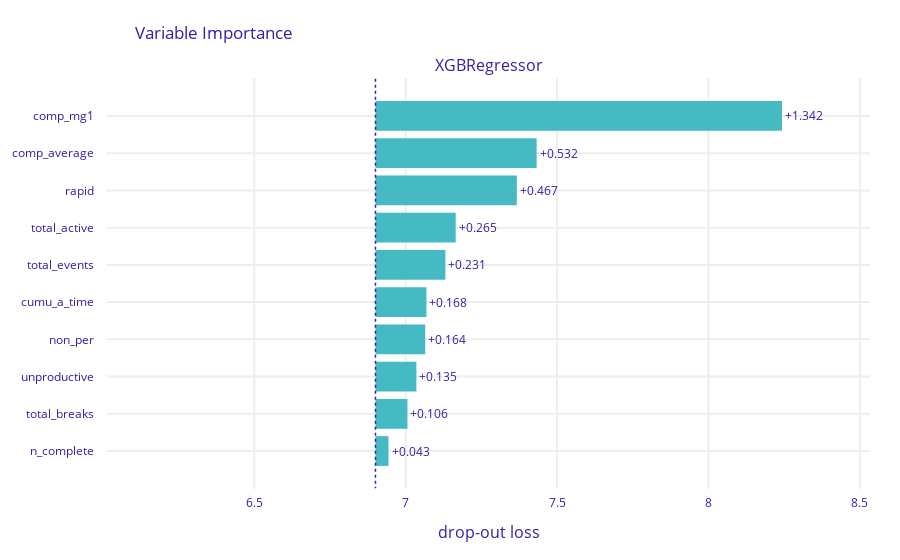
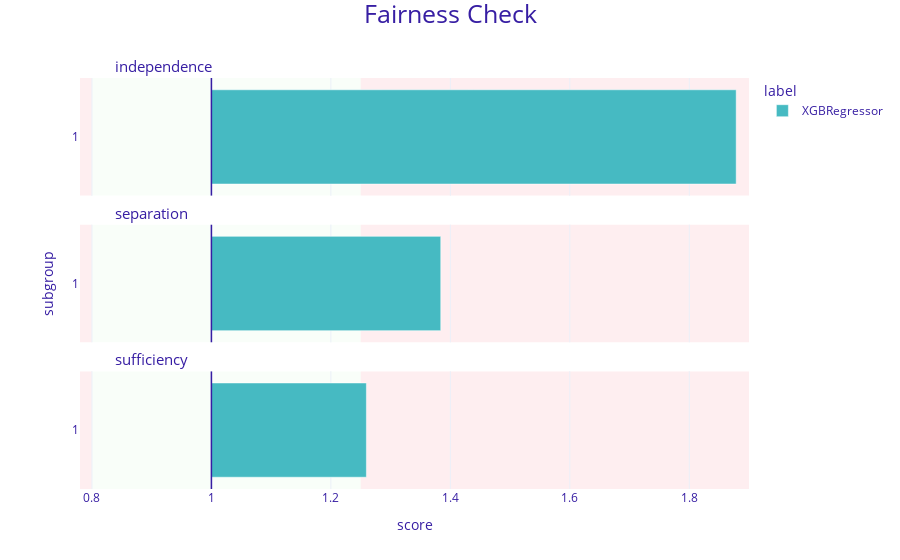
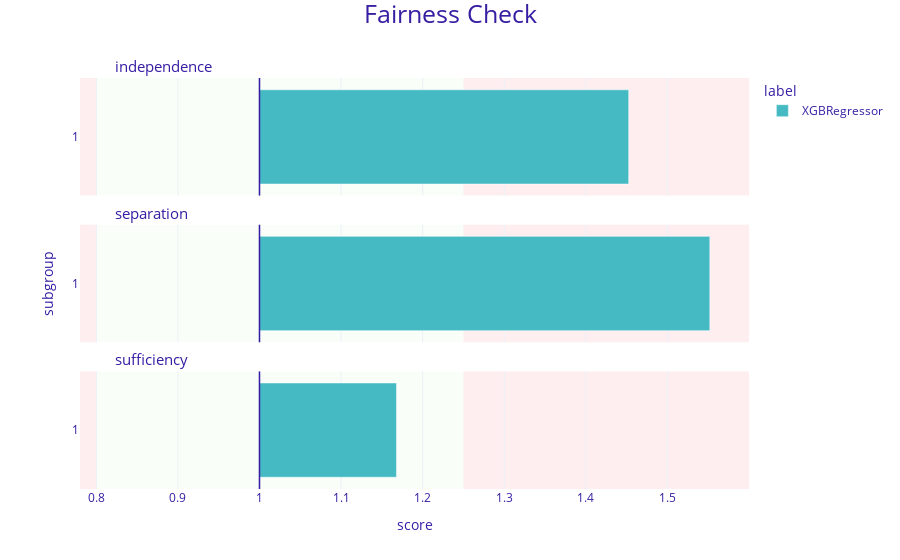
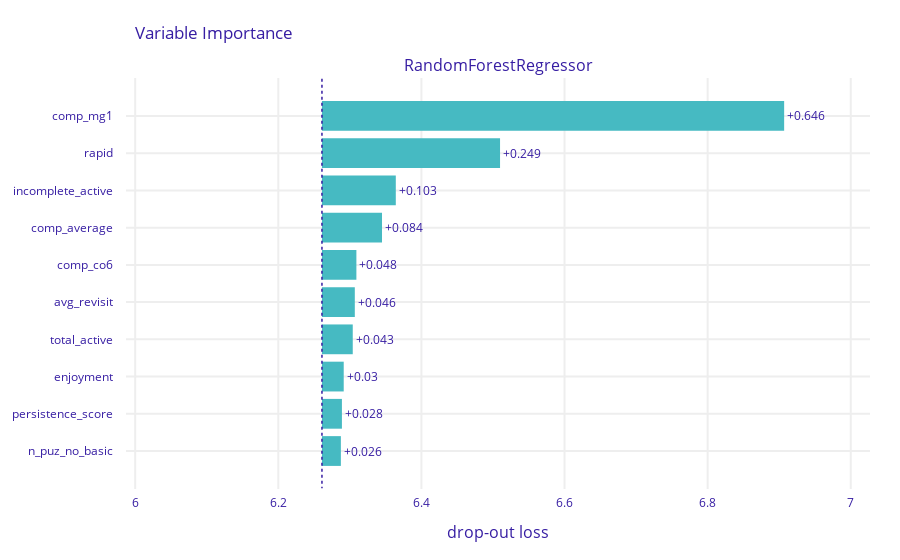

Notebook code for these charts, in order:
### Code cell
# specify the models
label_dict = {
    label: data[data[label] > 0][everything].dropna()
    for label in labels
}

model_dict = {
    "xgb": XGBRegressor(tree_method="hist", random_state=42),
    "rf": RandomForestRegressor(n_estimators=1000, random_state=42)
}

# # setup figure that we'll add all the prediction plots to
# cols = max(len(metadata) + 1, 2)
# rows = max(len(label_dict) * len(model_dict), 2)
# fig, axs = subplots(rows, cols)
# fig.set_size_inches(3.25*cols, 3.1*rows)
# fig.tight_layout(pad=5.0)

# run the models
# i = 0
for L in label_dict:
    for M in model_dict:
        title = f"{L} {M} full"
        display(Markdown(f"---\n\n# {title}"))
        run_regressor(label_dict[L], L, features, protecteds, model_dict[M])
        # i += 1

# # save the plot now that we're done
# fig.savefig(f"output/predictions.png")

### Figure 1 — Plotly figure (JSON) as saved in the notebook; plotly's stock layout.template omitted (floating-point values rounded to 4 significant figures)
{"data": [{"base": 6.9, "hoverinfo": "text", "hoverlabel": {"bgcolor": "rgba(0, 0, 0, 0.8)"}, "hovertext": ["Model: XGBRegressor loss after<br>variable: comp_mg1 is permuted: 8.243<br>Drop-out loss change: +1.342", "Model: XGBRegressor loss after<br>variable: comp_average is permuted: 7.433<br>Drop-out loss change: +0.532", "Model: XGBRegressor loss after<br>variable: rapid is permuted: 7.367<br>Drop-out loss change: +0.467", "Model: XGBRegressor loss after<br>variable: total_active is permuted: 7.165<br>Drop-out loss change: +0.265", "Model: XGBRegressor loss after<br>variable: total_events is permuted: 7.131<br>Drop-out loss change: +0.231", "Model: XGBRegressor loss after<br>variable: cumu_a_time is permuted: 7.069<br>Drop-out loss change: +0.168", "Model: XGBRegressor loss after<br>variable: non_per is permuted: 7.065<br>Drop-out loss change: +0.164", "Model: XGBRegressor loss after<br>variable: unproductive is permuted: 7.036<br>Drop-out loss change: +0.135", "Model: XGBRegressor loss after<br>variable: total_breaks is permuted: 7.006<br>Drop-out loss change: +0.106", "Model: XGBRegressor loss after<br>variable: n_complete is permuted: 6.943<br>Drop-out loss change: +0.043"], "marker": {"color": "#46bac2"}, "orientation": "h", "showlegend": false, "text": ["+1.342", "+0.532", "+0.467", "+0.265", "+0.231", "+0.168", "+0.164", "+0.135", "+0.106", "+0.043"], "textposition": "outside", "type": "bar", "x": [1.342, 0.5323, 0.4669, 0.265, 0.2308, 0.1683, 0.1642, 0.1352, 0.1056, 0.0431], "xaxis": "x", "y": ["comp_mg1", "comp_average", "rapid", "total_active", "total_events", "cumu_a_time", "non_per", "unproductive", "total_breaks", "n_complete"], "yaxis": "y"}], "layout": {"annotations": [{"font": {"size": 16}, "showarrow": false, "text": "XGBRegressor", "x": 0.5, "xanchor": "center", "xref": "paper", "y": 1, "yanchor": "bottom", "yref": "paper"}, {"font": {"size": 16}, "showarrow": false, "text": "drop-out loss", "x": 0.5, "xanchor": "center", "xref": "paper", "y": 0, "yanchor": "top", "yref": "paper", "yshift": -30}], "autosize": true, "font": {"color": "#371ea3"}, "margin": {"b": 71, "r": 30, "t": 78}, "shapes": [{"line": {"color": "#371ea3", "dash": "dot", "width": 1.5}, "type": "line", "x0": 6.9, "x1": 6.9, "xref": "x", "y0": -1, "y1": 10, "yref": "y"}], "title": {"text": "Variable Importance", "x": 0.15}, "xaxis": {"anchor": "y", "automargin": true, "domain": [0, 1], "fixedrange": true, "gridwidth": 2, "range": [6.014, 8.534], "tickcolor": "white", "ticklen": 3, "ticks": "outside", "type": "linear", "zeroline": false}, "yaxis": {"anchor": "x", "automargin": true, "autorange": true, "domain": [0, 1], "fixedrange": true, "gridwidth": 2, "range": [10.04, -1.035], "tickcolor": "white", "ticklen": 10, "ticks": "outside", "type": "category"}}}

### Figure 2 — Plotly figure (JSON) as saved in the notebook; plotly's stock layout.template omitted (floating-point values rounded to 4 significant figures)
{"data": [{"alignmentgroup": "True", "customdata": [[1, 1.879, "XGBRegressor"]], "hovertemplate": "<b>%{customdata[2]}</b><br>Subgroup: %{customdata[0]}<br>Score: %{customdata[1]}<br><extra></extra>", "legendgroup": "XGBRegressor", "marker": {"color": "#46bac2", "pattern": {"shape": ""}}, "name": "XGBRegressor", "offsetgroup": "XGBRegressor", "orientation": "h", "showlegend": true, "textposition": "auto", "type": "bar", "x": [0.8786], "xaxis": "x3", "y": [0.5], "yaxis": "y3"}, {"alignmentgroup": "True", "customdata": [[1, 1.384, "XGBRegressor"]], "hovertemplate": "<b>%{customdata[2]}</b><br>Subgroup: %{customdata[0]}<br>Score: %{customdata[1]}<br><extra></extra>", "legendgroup": "XGBRegressor", "marker": {"color": "#46bac2", "pattern": {"shape": ""}}, "name": "XGBRegressor", "offsetgroup": "XGBRegressor", "orientation": "h", "showlegend": false, "textposition": "auto", "type": "bar", "x": [0.3839], "xaxis": "x2", "y": [0.5], "yaxis": "y2"}, {"alignmentgroup": "True", "customdata": [[1, 1.259, "XGBRegressor"]], "hovertemplate": "<b>%{customdata[2]}</b><br>Subgroup: %{customdata[0]}<br>Score: %{customdata[1]}<br><extra></extra>", "legendgroup": "XGBRegressor", "marker": {"color": "#46bac2", "pattern": {"shape": ""}}, "name": "XGBRegressor", "offsetgroup": "XGBRegressor", "orientation": "h", "showlegend": false, "textposition": "auto", "type": "bar", "x": [0.2595], "xaxis": "x", "y": [0.5], "yaxis": "y"}], "layout": {"annotations": [{"font": {"size": 15}, "showarrow": false, "text": "sufficiency", "x": 0.05, "xanchor": "left", "xref": "paper", "y": 0.2867, "yanchor": "bottom", "yref": "paper"}, {"font": {"size": 15}, "showarrow": false, "text": "separation", "x": 0.05, "xanchor": "left", "xref": "paper", "y": 0.6433, "yanchor": "bottom", "yref": "paper"}, {"font": {"size": 15}, "showarrow": false, "text": "independence", "x": 0.05, "xanchor": "left", "xref": "paper", "y": 1.0, "yanchor": "bottom", "yref": "paper"}], "autosize": true, "barmode": "group", "font": {"color": "#371ea3"}, "legend": {"title": {"text": "label"}, "tracegroupgap": 0}, "margin": {"b": 71, "r": 30, "t": 78}, "shapes": [{"fillcolor": "#f05a71", "layer": "below", "line": {"width": 0}, "opacity": 0.1, "type": "rect", "x0": 0.25, "x1": 0.9, "xref": "x", "y0": 0, "y1": 1, "yref": "y"}, {"fillcolor": "#f05a71", "layer": "below", "line": {"width": 0}, "opacity": 0.1, "type": "rect", "x0": -0.22, "x1": -0.2, "xref": "x", "y0": 0, "y1": 1, "yref": "y"}, {"fillcolor": "#c7f5bf", "layer": "below", "line": {"width": 0}, "opacity": 0.1, "type": "rect", "x0": -0.2, "x1": 0.25, "xref": "x", "y0": 0, "y1": 1, "yref": "y"}, {"line": {"color": "#371ea3", "width": 1.5}, "type": "line", "x0": 0, "x1": 0, "xref": "x", "y0": 0, "y1": 1, "yref": "y"}, {"fillcolor": "#f05a71", "layer": "below", "line": {"width": 0}, "opacity": 0.1, "type": "rect", "x0": 0.25, "x1": 0.9, "xref": "x", "y0": 0, "y1": 1, "yref": "y2"}, {"fillcolor": "#f05a71", "layer": "below", "line": {"width": 0}, "opacity": 0.1, "type": "rect", "x0": -0.22, "x1": -0.2, "xref": "x", "y0": 0, "y1": 1, "yref": "y2"}, {"fillcolor": "#c7f5bf", "layer": "below", "line": {"width": 0}, "opacity": 0.1, "type": "rect", "x0": -0.2, "x1": 0.25, "xref": "x", "y0": 0, "y1": 1, "yref": "y2"}, {"line": {"color": "#371ea3", "width": 1.5}, "type": "line", "x0": 0, "x1": 0, "xref": "x", "y0": 0, "y1": 1, "yref": "y2"}, {"fillcolor": "#f05a71", "layer": "below", "line": {"width": 0}, "opacity": 0.1, "type": "rect", "x0": 0.25, "x1": 0.9, "xref": "x", "y0": 0, "y1": 1, "yref": "y3"}, {"fillcolor": "#f05a71", "layer": "below", "line": {"width": 0}, "opacity": 0.1, "type": "rect", "x0": -0.22, "x1": -0.2, "xref": "x", "y0": 0, "y1": 1, "yref": "y3"}, {"fillcolor": "#c7f5bf", "layer": "below", "line": {"width": 0}, "opacity": 0.1, "type": "rect", "x0": -0.2, "x1": 0.25, "xref": "x", "y0": 0, "y1": 1, "yref": "y3"}, {"line": {"color": "#371ea3", "width": 1.5}, "type": "line", "x0": 0, "x1": 0, "xref": "x", "y0": 0, "y1": 1, "yref": "y3"}], "title": {"font": {"size": 25}, "text": "Fairness Check", "x": 0.5, "y": 0.99}, "xaxis": {"anchor": "y", "domain": [0, 1], "range": [-0.22, 0.9], "ticktext": [0.6, 0.8, 1, 1.2, 1.4, 1.6, 1.8, 1], "tickvals": [-0.4, -0.2, 0, 0.2, 0.4, 0.6, 0.8, 0], "title": {"text": "score"}, "type": "linear"}, "xaxis2": {"anchor": "y2", "domain": [0, 1], "matches": "x", "range": [-0.22, 0.9], "showticklabels": false, "ticktext": [0.6, 0.8, 1, 1.2, 1.4, 1.6, 1.8, 1], "tickvals": [-0.4, -0.2, 0, 0.2, 0.4, 0.6, 0.8, 0], "type": "linear"}, "xaxis3": {"anchor": "y3", "domain": [0, 1], "matches": "x", "range": [-0.22, 0.9], "showticklabels": false, "ticktext": [0.6, 0.8, 1, 1.2, 1.4, 1.6, 1.8, 1], "tickvals": [-0.4, -0.2, 0, 0.2, 0.4, 0.6, 0.8, 0], "type": "linear"}, "yaxis": {"anchor": "x", "domain": [0, 0.2867], "range": [0, 1], "showgrid": false, "ticktext": [1], "tickvals": [0.5], "title": {"text": ""}, "type": "linear", "zeroline": false}, "yaxis2": {"anchor": "x2", "domain": [0.3567, 0.6433], "matches": "y", "range": [0, 1], "showgrid": false, "ticktext": [1], "tickvals": [0.5], "title": {"text": "subgroup"}, "type": "linear", "zeroline": false}, "yaxis3": {"anchor": "x3", "domain": [0.7133, 1.0], "matches": "y", "range": [0, 1], "showgrid": false, "ticktext": [1], "tickvals": [0.5], "title": {"text": ""}, "type": "linear", "zeroline": false}}}

### Figure 3 — Plotly figure (JSON) as saved in the notebook; plotly's stock layout.template omitted (floating-point values rounded to 4 significant figures)
{"data": [{"alignmentgroup": "True", "customdata": [[1, 1.453, "XGBRegressor"]], "hovertemplate": "<b>%{customdata[2]}</b><br>Subgroup: %{customdata[0]}<br>Score: %{customdata[1]}<br><extra></extra>", "legendgroup": "XGBRegressor", "marker": {"color": "#46bac2", "pattern": {"shape": ""}}, "name": "XGBRegressor", "offsetgroup": "XGBRegressor", "orientation": "h", "showlegend": true, "textposition": "auto", "type": "bar", "x": [0.4525], "xaxis": "x3", "y": [0.5], "yaxis": "y3"}, {"alignmentgroup": "True", "customdata": [[1, 1.552, "XGBRegressor"]], "hovertemplate": "<b>%{customdata[2]}</b><br>Subgroup: %{customdata[0]}<br>Score: %{customdata[1]}<br><extra></extra>", "legendgroup": "XGBRegressor", "marker": {"color": "#46bac2", "pattern": {"shape": ""}}, "name": "XGBRegressor", "offsetgroup": "XGBRegressor", "orientation": "h", "showlegend": false, "textposition": "auto", "type": "bar", "x": [0.552], "xaxis": "x2", "y": [0.5], "yaxis": "y2"}, {"alignmentgroup": "True", "customdata": [[1, 1.168, "XGBRegressor"]], "hovertemplate": "<b>%{customdata[2]}</b><br>Subgroup: %{customdata[0]}<br>Score: %{customdata[1]}<br><extra></extra>", "legendgroup": "XGBRegressor", "marker": {"color": "#46bac2", "pattern": {"shape": ""}}, "name": "XGBRegressor", "offsetgroup": "XGBRegressor", "orientation": "h", "showlegend": false, "textposition": "auto", "type": "bar", "x": [0.1679], "xaxis": "x", "y": [0.5], "yaxis": "y"}], "layout": {"annotations": [{"font": {"size": 15}, "showarrow": false, "text": "sufficiency", "x": 0.05, "xanchor": "left", "xref": "paper", "y": 0.2867, "yanchor": "bottom", "yref": "paper"}, {"font": {"size": 15}, "showarrow": false, "text": "separation", "x": 0.05, "xanchor": "left", "xref": "paper", "y": 0.6433, "yanchor": "bottom", "yref": "paper"}, {"font": {"size": 15}, "showarrow": false, "text": "independence", "x": 0.05, "xanchor": "left", "xref": "paper", "y": 1.0, "yanchor": "bottom", "yref": "paper"}], "autosize": true, "barmode": "group", "font": {"color": "#371ea3"}, "legend": {"title": {"text": "label"}, "tracegroupgap": 0}, "margin": {"b": 71, "r": 30, "t": 78}, "shapes": [{"fillcolor": "#f05a71", "layer": "below", "line": {"width": 0}, "opacity": 0.1, "type": "rect", "x0": 0.25, "x1": 0.6, "xref": "x", "y0": 0, "y1": 1, "yref": "y"}, {"fillcolor": "#f05a71", "layer": "below", "line": {"width": 0}, "opacity": 0.1, "type": "rect", "x0": -0.22, "x1": -0.2, "xref": "x", "y0": 0, "y1": 1, "yref": "y"}, {"fillcolor": "#c7f5bf", "layer": "below", "line": {"width": 0}, "opacity": 0.1, "type": "rect", "x0": -0.2, "x1": 0.25, "xref": "x", "y0": 0, "y1": 1, "yref": "y"}, {"line": {"color": "#371ea3", "width": 1.5}, "type": "line", "x0": 0, "x1": 0, "xref": "x", "y0": 0, "y1": 1, "yref": "y"}, {"fillcolor": "#f05a71", "layer": "below", "line": {"width": 0}, "opacity": 0.1, "type": "rect", "x0": 0.25, "x1": 0.6, "xref": "x", "y0": 0, "y1": 1, "yref": "y2"}, {"fillcolor": "#f05a71", "layer": "below", "line": {"width": 0}, "opacity": 0.1, "type": "rect", "x0": -0.22, "x1": -0.2, "xref": "x", "y0": 0, "y1": 1, "yref": "y2"}, {"fillcolor": "#c7f5bf", "layer": "below", "line": {"width": 0}, "opacity": 0.1, "type": "rect", "x0": -0.2, "x1": 0.25, "xref": "x", "y0": 0, "y1": 1, "yref": "y2"}, {"line": {"color": "#371ea3", "width": 1.5}, "type": "line", "x0": 0, "x1": 0, "xref": "x", "y0": 0, "y1": 1, "yref": "y2"}, {"fillcolor": "#f05a71", "layer": "below", "line": {"width": 0}, "opacity": 0.1, "type": "rect", "x0": 0.25, "x1": 0.6, "xref": "x", "y0": 0, "y1": 1, "yref": "y3"}, {"fillcolor": "#f05a71", "layer": "below", "line": {"width": 0}, "opacity": 0.1, "type": "rect", "x0": -0.22, "x1": -0.2, "xref": "x", "y0": 0, "y1": 1, "yref": "y3"}, {"fillcolor": "#c7f5bf", "layer": "below", "line": {"width": 0}, "opacity": 0.1, "type": "rect", "x0": -0.2, "x1": 0.25, "xref": "x", "y0": 0, "y1": 1, "yref": "y3"}, {"line": {"color": "#371ea3", "width": 1.5}, "type": "line", "x0": 0, "x1": 0, "xref": "x", "y0": 0, "y1": 1, "yref": "y3"}], "title": {"font": {"size": 25}, "text": "Fairness Check", "x": 0.5, "y": 0.99}, "xaxis": {"anchor": "y", "domain": [0, 1], "range": [-0.22, 0.6], "ticktext": [0.7, 0.8, 0.9, 1, 1.1, 1.2, 1.3, 1.4, 1.5, 1], "tickvals": [-0.3, -0.2, -0.1, 0, 0.1, 0.2, 0.3, 0.4, 0.5, 0], "title": {"text": "score"}, "type": "linear"}, "xaxis2": {"anchor": "y2", "domain": [0, 1], "matches": "x", "range": [-0.22, 0.6], "showticklabels": false, "ticktext": [0.7, 0.8, 0.9, 1, 1.1, 1.2, 1.3, 1.4, 1.5, 1], "tickvals": [-0.3, -0.2, -0.1, 0, 0.1, 0.2, 0.3, 0.4, 0.5, 0], "type": "linear"}, "xaxis3": {"anchor": "y3", "domain": [0, 1], "matches": "x", "range": [-0.22, 0.6], "showticklabels": false, "ticktext": [0.7, 0.8, 0.9, 1, 1.1, 1.2, 1.3, 1.4, 1.5, 1], "tickvals": [-0.3, -0.2, -0.1, 0, 0.1, 0.2, 0.3, 0.4, 0.5, 0], "type": "linear"}, "yaxis": {"anchor": "x", "domain": [0, 0.2867], "range": [0, 1], "showgrid": false, "ticktext": [1], "tickvals": [0.5], "title": {"text": ""}, "type": "linear", "zeroline": false}, "yaxis2": {"anchor": "x2", "domain": [0.3567, 0.6433], "matches": "y", "range": [0, 1], "showgrid": false, "ticktext": [1], "tickvals": [0.5], "title": {"text": "subgroup"}, "type": "linear", "zeroline": false}, "yaxis3": {"anchor": "x3", "domain": [0.7133, 1.0], "matches": "y", "range": [0, 1], "showgrid": false, "ticktext": [1], "tickvals": [0.5], "title": {"text": ""}, "type": "linear", "zeroline": false}}}

### Figure 4 — Plotly figure (JSON) as saved in the notebook; plotly's stock layout.template omitted (floating-point values rounded to 4 significant figures)
{"data": [{"base": 6.261, "hoverinfo": "text", "hoverlabel": {"bgcolor": "rgba(0, 0, 0, 0.8)"}, "hovertext": ["Model: RandomForestRegressor loss after<br>variable: comp_mg1 is permuted: 6.907<br>Drop-out loss change: +0.646", "Model: RandomForestRegressor loss after<br>variable: rapid is permuted: 6.51<br>Drop-out loss change: +0.249", "Model: RandomForestRegressor loss after<br>variable: incomplete_active is permuted: 6.364<br>Drop-out loss change: +0.103", "Model: RandomForestRegressor loss after<br>variable: comp_average is permuted: 6.345<br>Drop-out loss change: +0.084", "Model: RandomForestRegressor loss after<br>variable: comp_co6 is permuted: 6.309<br>Drop-out loss change: +0.048", "Model: RandomForestRegressor loss after<br>variable: avg_revisit is permuted: 6.307<br>Drop-out loss change: +0.046", "Model: RandomForestRegressor loss after<br>variable: total_active is permuted: 6.304<br>Drop-out loss change: +0.043", "Model: RandomForestRegressor loss after<br>variable: enjoyment is permuted: 6.291<br>Drop-out loss change: +0.03", "Model: RandomForestRegressor loss after<br>variable: persistence_score is permuted: 6.289<br>Drop-out loss change: +0.028", "Model: RandomForestRegressor loss after<br>variable: n_puz_no_basic is permuted: 6.287<br>Drop-out loss change: +0.026"], "marker": {"color": "#46bac2"}, "orientation": "h", "showlegend": false, "text": ["+0.646", "+0.249", "+0.103", "+0.084", "+0.048", "+0.046", "+0.043", "+0.03", "+0.028", "+0.026"], "textposition": "outside", "type": "bar", "x": [0.6459, 0.2489, 0.1032, 0.08392, 0.04812, 0.04592, 0.04304, 0.03041, 0.02789, 0.02643], "xaxis": "x", "y": ["comp_mg1", "rapid", "incomplete_active", "comp_average", "comp_co6", "avg_revisit", "total_active", "enjoyment", "persistence_score", "n_puz_no_basic"], "yaxis": "y"}], "layout": {"annotations": [{"font": {"size": 16}, "showarrow": false, "text": "RandomForestRegressor", "x": 0.5, "xanchor": "center", "xref": "paper", "y": 1, "yanchor": "bottom", "yref": "paper"}, {"font": {"size": 16}, "showarrow": false, "text": "drop-out loss", "x": 0.5, "xanchor": "center", "xref": "paper", "y": 0, "yanchor": "top", "yref": "paper", "yshift": -30}], "autosize": true, "font": {"color": "#371ea3"}, "margin": {"b": 71, "r": 30, "t": 78}, "shapes": [{"line": {"color": "#371ea3", "dash": "dot", "width": 1.5}, "type": "line", "x0": 6.261, "x1": 6.261, "xref": "x", "y0": -1, "y1": 10, "yref": "y"}], "title": {"text": "Variable Importance", "x": 0.15}, "xaxis": {"anchor": "y", "automargin": true, "domain": [0, 1], "fixedrange": true, "gridwidth": 2, "range": [5.987, 7.027], "tickcolor": "white", "ticklen": 3, "ticks": "outside", "type": "linear", "zeroline": false}, "yaxis": {"anchor": "x", "automargin": true, "autorange": true, "domain": [0, 1], "fixedrange": true, "gridwidth": 2, "range": [10.04, -1.035], "tickcolor": "white", "ticklen": 10, "ticks": "outside", "type": "category"}}}
